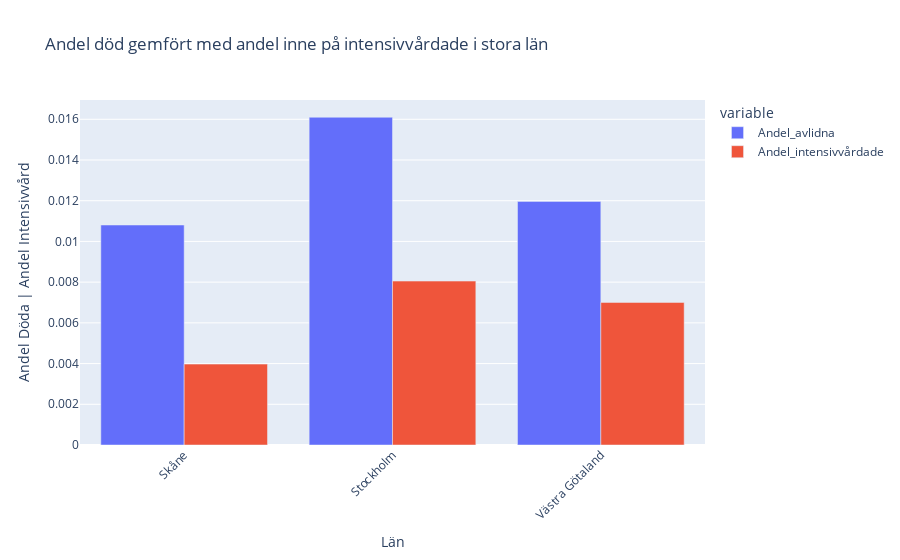

Here is the notebook cell this chart was saved with:
### Code cell
fig = px.bar(stora_län_data, x="Län", y=["Andel_avlidna", "Andel_intensivvårdade"], title="Andel död gemfört med andel inne på intensivvårdade i stora län",
            labels={"value": "Andel Döda | Andel Intensivvård"})
fig.update_layout(barmode="group", xaxis_tickangle=-45)
fig.show()
fig.write_html("visualizations/AndelDödGemförtMedAndelPåIVAiStoraLän.html")

### Figure 1 — Plotly figure (JSON) as saved in the notebook; plotly's stock layout.template omitted (floating-point values rounded to 4 significant figures)
{"data": [{"alignmentgroup": "True", "hovertemplate": "variable=Andel_avlidna<br>Län=%{x}<br>Andel Döda | Andel Intensivvård=%{y}<extra></extra>", "legendgroup": "Andel_avlidna", "marker": {"color": "#636efa", "pattern": {"shape": ""}}, "name": "Andel_avlidna", "offsetgroup": "Andel_avlidna", "orientation": "v", "showlegend": true, "textposition": "auto", "type": "bar", "x": ["Skåne", "Stockholm", "Västra Götaland"], "xaxis": "x", "y": [0.01081, 0.0161, 0.01197], "yaxis": "y"}, {"alignmentgroup": "True", "hovertemplate": "variable=Andel_intensivvårdade<br>Län=%{x}<br>Andel Döda | Andel Intensivvård=%{y}<extra></extra>", "legendgroup": "Andel_intensivvårdade", "marker": {"color": "#EF553B", "pattern": {"shape": ""}}, "name": "Andel_intensivvårdade", "offsetgroup": "Andel_intensivvårdade", "orientation": "v", "showlegend": true, "textposition": "auto", "type": "bar", "x": ["Skåne", "Stockholm", "Västra Götaland"], "xaxis": "x", "y": [0.003973, 0.008052, 0.007003], "yaxis": "y"}], "layout": {"barmode": "group", "legend": {"title": {"text": "variable"}, "tracegroupgap": 0}, "title": {"text": "Andel död gemfört med andel inne på intensivvårdade i stora län"}, "xaxis": {"anchor": "y", "domain": [0, 1], "tickangle": -45, "title": {"text": "Län"}}, "yaxis": {"anchor": "x", "domain": [0, 1], "title": {"text": "Andel Döda | Andel Intensivvård"}}}}
